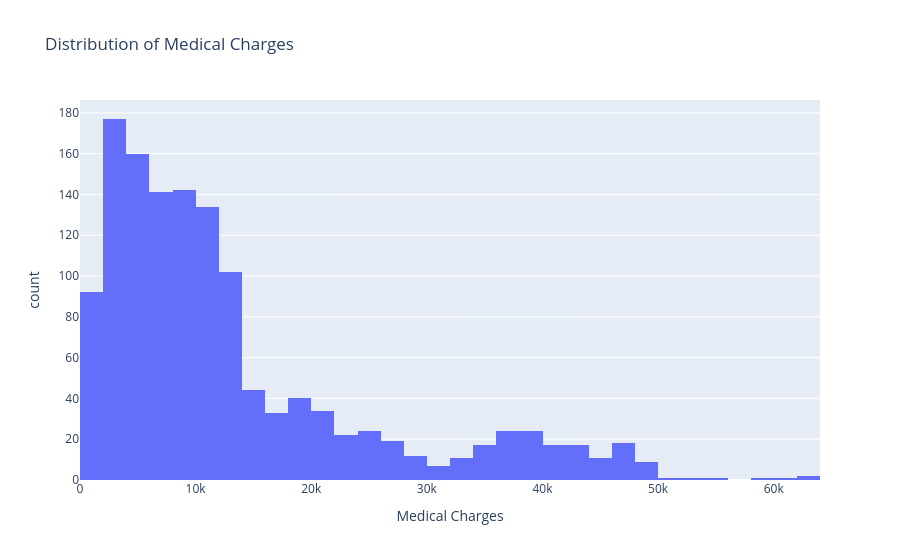

Write notebook code for a chart like this one.
### Code cell
import plotly.express as px
fig = px.histogram(
   df,
   x="charges",
   nbins=40,
   title="Distribution of Medical Charges",
   labels={"charges": "Medical Charges"}
)
fig.show()

### Figure 1 — Plotly figure (JSON) as saved in the notebook; plotly's stock layout.template omitted (floating-point values rounded to 4 significant figures; data arrays with more than 128 entries replaced by an {"elided": "..."} marker saying what was removed)
{"data": [{"bingroup": "x", "hovertemplate": "Medical Charges=%{x}<br>count=%{y}<extra></extra>", "legendgroup": "", "marker": {"color": "#636efa", "pattern": {"shape": ""}}, "name": "", "nbinsx": 40, "orientation": "v", "showlegend": false, "type": "histogram", "x": {"elided": "1338 float values"}, "xaxis": "x", "yaxis": "y"}], "layout": {"barmode": "relative", "legend": {"tracegroupgap": 0}, "title": {"text": "Distribution of Medical Charges"}, "xaxis": {"anchor": "y", "domain": [0, 1], "title": {"text": "Medical Charges"}}, "yaxis": {"anchor": "x", "domain": [0, 1], "title": {"text": "count"}}}}
